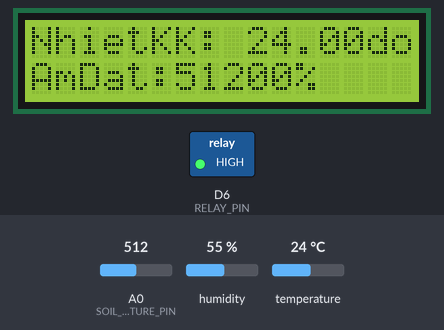
The sketch below on a simulated ESP8266 (NodeMCU). Parts: 16×2 character LCD, switched loads named in the sketch (green lamp = pin HIGH). The test bench sets the inputs (shaded band); at power-on: A0 (SOIL_MOISTURE_PIN) = 512, temperature 24 °C, humidity 55 %.

Above: at 3.2 s.
3.3 s: A0 (SOIL_MOISTURE_PIN) set to 493
At 5.3 s:
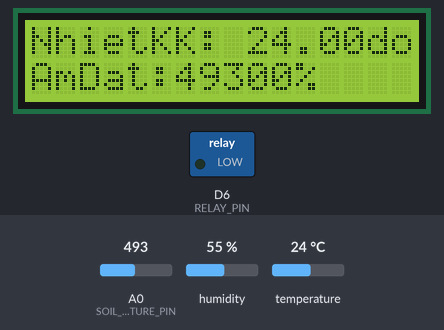
6.0 s: temperature set to 12 °C
At 6.6 s:
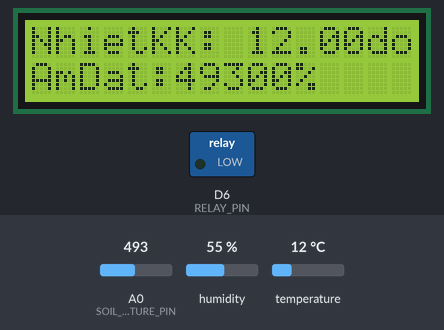
8.7 s: temperature set to 19 °C
At 11.5 s:
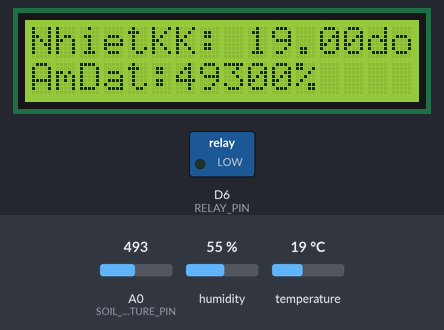
11.8 s: A0 (SOIL_MOISTURE_PIN) set to 510
At 13.0 s:
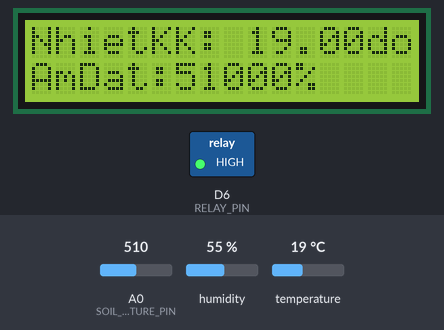
14.5 s: temperature set to 28 °C
At 16.9 s:
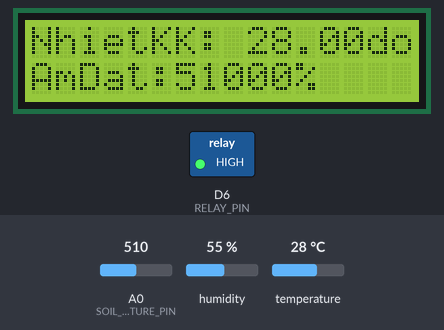
18.0 s: A0 (SOIL_MOISTURE_PIN) set to 490
At 19.4 s:
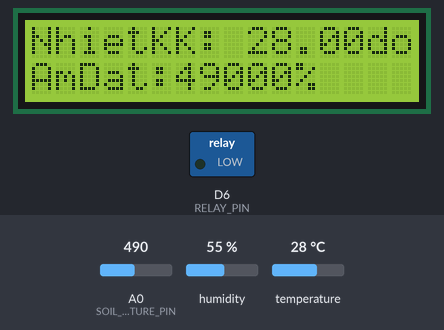
Timing chart, 0 to 21.0 s (numbered marks = the images above; inputs shaded):
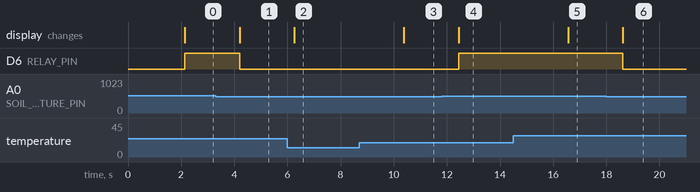

The sketch:

hethongtuoi.ino
```cpp
#include <Wire.h>
#include <LiquidCrystal_I2C.h>
#include <DHT.h>

// Cấu hình LCD I2C
LiquidCrystal_I2C lcd(0x27, 16, 2);

// Cấu hình DHT11
#define DHTPIN D5
#define DHTTYPE DHT11
DHT dht(DHTPIN, DHTTYPE);

// Cảm biến độ ẩm đất
#define SOIL_MOISTURE_PIN A0

// Relay
#define RELAY_PIN D6

void setup() {
  Serial.begin(115200);

  // Khởi động LCD
  lcd.init();
  lcd.backlight();

  // Khởi động DHT11
  dht.begin();

  // Khởi động relay
  pinMode(RELAY_PIN, OUTPUT);
  digitalWrite(RELAY_PIN, LOW);

  lcd.setCursor(0, 0);
  lcd.print("Smart Garden");
  delay(2000);
  lcd.clear();
}

void loop() {
  // Đọc dữ liệu DHT11
  float h = dht.readHumidity();
  float t = dht.readTemperature();

  // Đọc giá trị độ ẩm đất
  int soilMoisture = analogRead(SOIL_MOISTURE_PIN);


  // Hiển thị lên LCD
  lcd.setCursor(0, 0);
  lcd.print("NhietKK: ");
  lcd.print(t);
  lcd.print("doC");

  lcd.setCursor(0, 1);
  lcd.print("AmKK: ");
  lcd.print(h);
  lcd.print("%");

  lcd.setCursor(0, 1);
  lcd.print("AmDat:");
  lcd.print(soilMoisture);

  // Ngưỡng độ ẩm
  if (soilMoisture > 500) {
    digitalWrite(RELAY_PIN, HIGH); // Bật máy bơm (kích bằng H)
  } else {
    digitalWrite(RELAY_PIN, LOW);  // Tắt máy bơm
  }

  delay(2000);
}
```

Measured:
- the behaviour switches between 501 and 500 on A0 (SOIL_MOISTURE_PIN) (found by bisection; images 0 and 1)
- after the input at 3.3 s, D6 (RELAY_PIN): HIGH → LOW after 0.90 s; the display: changes after 0.90 s (image 1)
- after the input at 6.0 s, the display: changes after 0.26 s (image 2)
- after the input at 8.7 s, the display: changes after 1.7 s (image 3)
- after the input at 11.8 s, D6 (RELAY_PIN): LOW → HIGH after 0.64 s; the display: changes after 0.64 s (image 4)
- after the input at 14.5 s, the display: changes after 2.1 s (image 5)
- after the input at 18.0 s, D6 (RELAY_PIN): HIGH → LOW after 0.62 s; the display: changes after 0.62 s (image 6)
